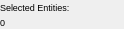
<?xml version="1.0" encoding="UTF-8"?>
<ui version="4.0" stdsetdef="1">
  <resources><include location="png/icons.qrc"/></resources><author></author>
  <comment></comment>
  <exportmacro></exportmacro>
  <class>QG_SelectionWidget</class>
  <widget class="QWidget" name="QG_SelectionWidget">
    <property name="geometry">
      <rect>
        <x>0</x>
        <y>0</y>
        <width>124</width>
        <height>29</height>
      </rect>
    </property>
    <property name="sizePolicy">
      <sizepolicy>
        <hsizetype>1</hsizetype>
        <vsizetype>1</vsizetype>
        <horstretch>0</horstretch>
        <verstretch>0</verstretch>
      </sizepolicy>
    </property>
    <property name="minimumSize">
      <size>
        <width>100</width>
        <height>27</height>
      </size>
    </property>
    <property name="maximumSize">
      <size>
        <width>160</width>
        <height>50</height>
      </size>
    </property>
    <property name="windowTitle">
      <string>Selection</string>
    </property>
    <layout class="QVBoxLayout">
      <property name="margin">
        <number>0</number>
      </property>
      <property name="spacing">
        <number>0</number>
      </property>
      <item>
        <widget class="QLabel" name="lLabel">
          <property name="font">
            <font>
              <family>Helvetica</family>
              <pointsize>7</pointsize>
            </font>
          </property>
          <property name="frameShape">
            <enum>QFrame::NoFrame</enum>
          </property>
          <property name="frameShadow">
            <enum>QFrame::Plain</enum>
          </property>
          <property name="text">
            <string>Selected Entities:</string>
          </property>
          <property name="wordWrap">
            <bool>false</bool>
          </property>
        </widget>
      </item>
      <item>
        <widget class="QLabel" name="lEntities">
          <property name="font">
            <font>
              <family>Helvetica</family>
              <pointsize>7</pointsize>
            </font>
          </property>
          <property name="text">
            <string>0</string>
          </property>
          <property name="wordWrap">
            <bool>false</bool>
          </property>
        </widget>
      </item>
    </layout>
  </widget>
  <layoutdefault spacing="6" margin="11"/>
  <pixmapfunction>qPixmapFromMimeSource</pixmapfunction>
</ui>
